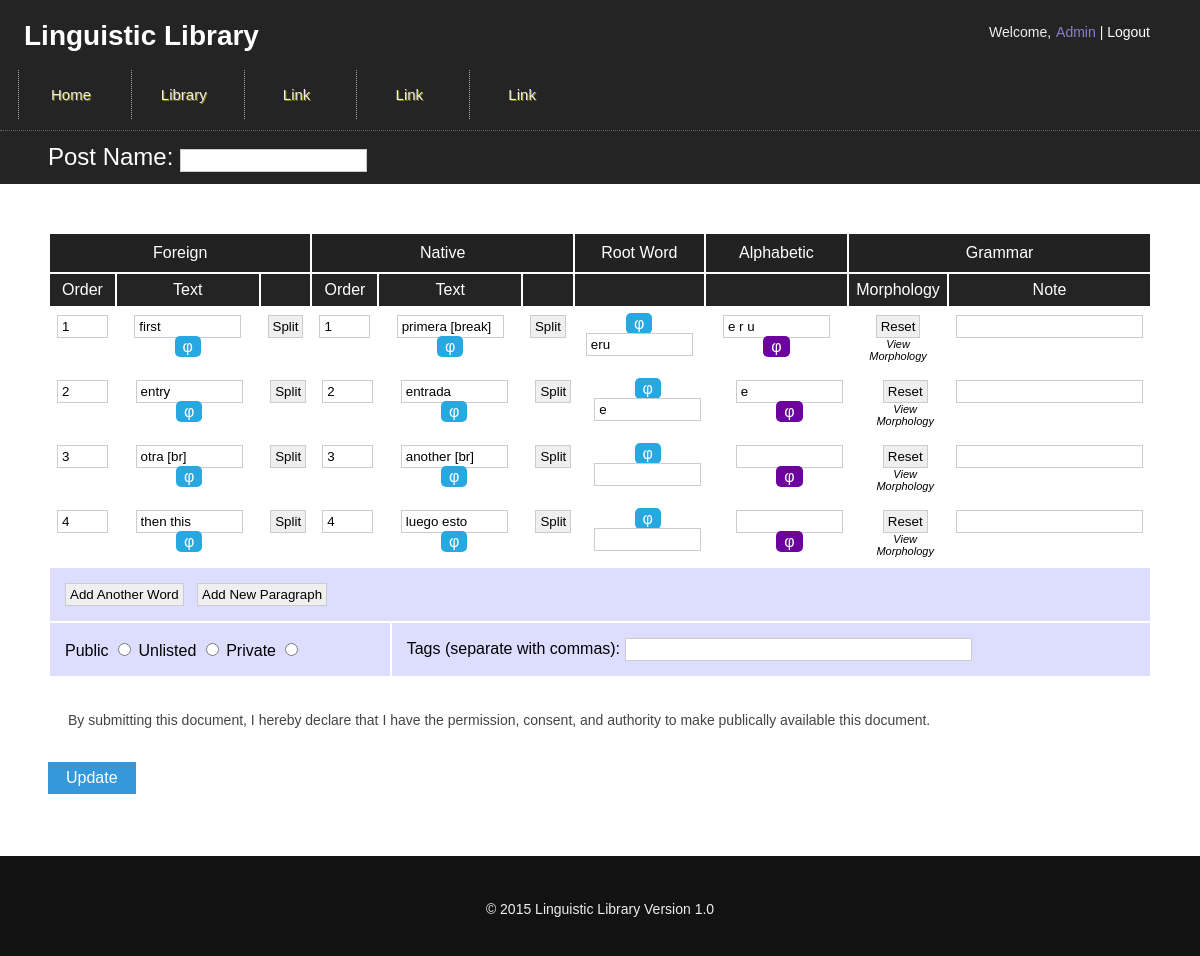
The app's page /add_new_entryedit.php?edit_id=25 (signed in) with its own data.
### tables this page shows
CREATE TABLE IF NOT EXISTS `graphics` (
  `id` int(11) NOT NULL AUTO_INCREMENT,
  `frontpage_background` varchar(255) NOT NULL,
  `banner_background` varchar(255) NOT NULL,
  `favicon` varchar(255) NOT NULL,
  `website_name` varchar(255) NOT NULL,
  `footer_html1` text NOT NULL,
  `footer_html2` text NOT NULL,
  `footer_html3` text NOT NULL,
  PRIMARY KEY (`id`)
);

CREATE TABLE IF NOT EXISTS `navigation_menu` (
  `id` int(11) NOT NULL AUTO_INCREMENT,
  `page_desc` varchar(30) NOT NULL,
  `page_name` varchar(50) NOT NULL,
  `is_page_display` enum('N','Y') NOT NULL,
  `page_order` int(1) NOT NULL,
  `url` text NOT NULL,
  PRIMARY KEY (`id`)
);

CREATE TABLE IF NOT EXISTS `add_new_entry` (
  `id` int(11) NOT NULL AUTO_INCREMENT,
  `post_id` int(11) NOT NULL,
  `sindarin_order` int(2) NOT NULL,
  `sindarin_text` varchar(255) NOT NULL,
  `english_order` int(2) NOT NULL,
  `english_text` varchar(255) NOT NULL,
  `root_word` varchar(255) NOT NULL,
  `sound` varchar(50) NOT NULL,
  `alphabetic` varchar(20) NOT NULL,
  `alphabetic_image` varchar(100) NOT NULL,
  `menu_id` varchar(255) NOT NULL,
  `annotation` varchar(255) NOT NULL,
  PRIMARY KEY (`id`)
);

CREATE TABLE IF NOT EXISTS `visibility` (
  `id` int(11) NOT NULL AUTO_INCREMENT,
  `page_desc` varchar(255) NOT NULL,
  `is_page_display` enum('Y','N') NOT NULL,
  `page_name` varchar(255) NOT NULL,
  PRIMARY KEY (`id`)
);

### web/includes/DbSql.inc.php (called while the page is built, shortened)
<?php
Class DBSQL
{
   function DBSQL($DB_NAME)
   {
	  global $DB_HOST,$DB_USER,$DB_PASS;
	  $conn=mysql_connect($DB_HOST,$DB_USER,$DB_PASS);
	  $this->CONN = $conn;
	  return true;
   }
   function select($sql="")
   {
	    $conn = $this->CONN;
	  $results = mysql_query($sql,$conn);
      $count = 0;
      $data = array();
      while ($row =@mysql_fetch_array($results)) {
         $data[$count] = $row;
         $count++;
      }
      return $data;
   }
}
?>

### web/includes/applicationTop.php (called while the page is built, shortened)
<?php
	$myvar	= explode("/",$_SERVER['PHP_SELF']);
	if(in_array("admin",$myvar) || in_array("publisher-admin",$myvar) || in_array("subscriber-admin",$myvar) || in_array("chat",$myvar) )
	{
		$root="../";
	}
	else
	{
		$root="";
	}
	include_once($root."includes/connectdb.php");
	include_once($root."includes/DbSql.inc.php");
	include_once($root."includes/PicSql.inc.php");
	$db		= new PicSQL($DB_NAME);
?>

### web/includes/PicSql.inc.php (called while the page is built, shortened)
<?php
Class PicSQL extends DBSQL
{
	function select_data($sql)
	{
		$result = $this->select($sql);
		return $result;
	}
}
?>

### web/add_new_entryedit.php (the view, shortened to what this page needs)
<?php
include_once('header.php');
include('templateclass/add_new_entry_manageredit.php');
$editid=$_GET['edit_id'];
	?>
<?php
if($editid!='')
{
    $btnsub="Update";
    $query_sql="select *from add_new_entry where post_id='$editid' ORDER BY sindarin_order,english_order";
	$query_res=$db->select_data($query_sql);
	$tot_word = count($query_res);
	$query_sql_p="select *from add_post where  id='$editid'";
	$query_res_p=$db->select_data($query_sql_p);
	$postname=$query_res_p[0]['post_name'];
	$access=$query_res_p[0]['accessibility'];
	$search_tag=$query_res_p[0]['search_tags'];
}
else
{
    $btnsub="Add";
}
?>
<link rel="stylesheet" type="text/css" href="js2/highslide/highslide.css" />
<?php
if(isset($_SESSION['author'])||isset($_SESSION['reader'])||isset($_SESSION['ADMIN_NAME']))
{
?>
<form name="add_entry" method="post" onsubmit="return validation();">
<div class="profile_title">Post Name: <input type="text" id="txt1" name="txt1" value="<?php echo $postname;?>"></div>
<div class="main_wrap">
<div class="entry_form">
					<?php
					  for($i=0;$i<$tot_word;$i++)
					  {
					  	$curr_id   =$query_res[$i]['id'];
					  	$synorder  =$query_res[$i]['sindarin_order'];
					  	$syntext   =$query_res[$i]['sindarin_text'];
						$engorder  =$query_res[$i]['english_order'];
						$engtext   =$query_res[$i]['english_text'];
						$rootword  =$query_res[$i]['root_word'];
						$alphabetic=$query_res[$i]['alphabetic'];
						$annotation=$query_res[$i]['annotation'];
						 ?>
			    <div id="main_tr_<?php echo $i; ?>" class="main_tr">
					<table>
					<thead>
				<tr class="head_title">
					<?php
						$query	   = "select page_name from visibility";
						$res_query = $db->select_data($query);
						$sindarin	=	$res_query[0]['page_name'];
						$english	=	$res_query[1]['page_name'];
					?>
					<td class="entry_td_top" colspan="3"><?php echo $sindarin;?></td>
					<td class="entry_td_top" colspan="3"><?php echo $english; ?></td>
					<td class="entry_td_top">Root Word</td>
					<td class="entry_td_top">Alphabetic</td>
					<td class="entry_td_top" colspan="2">Grammar</td>
				</tr>
				<tr class="head_order">
					<td class="entry_td2">Order</td>
					<td class="entry_td2" id="entry_td3">Text</td>
					<td class="entry_td2"> &nbsp; </td>
					<td class="entry_td2">Order</td>
					<td class="entry_td2" id="entry_td3">Text</td>
					<td class="entry_td2"> &nbsp; </td>
					<td class="entry_td2"> &nbsp; </td>
					<td class="entry_td2" id="entry_td3"> &nbsp; </td>
					<td class="entry_td2">Morphology</td>
					<td class="entry_td2">Note</td>
				</tr>
				</thead>
				<tbody>
					<tr>
					<td class="entry_td"><input type="text" size="3" name="synd_order[]" value="<?php echo $synorder;?>" ></td>
					<td class="entry_td" id="entry_td3"><input type="text" size="10" name="synd_text[]" class="synd_textcls" value="<?php echo $syntext;  ?>" >
					<a class='codex' href="#" onclick="return hs.htmlExpand(this, { contentId: 'highslide-html', objectType:'iframe',height:'300',width:'500'})">&phi;</a>
					</td>
					<td class="entry_td">
						<input type="button" name="syn_split" id="split" class="syn_split" value="Split" onclick="return add_row(this.value,this.id);" />
					</td>
					<td class="entry_td"><input type="text" size="3" name="eng_order[]"  value="<?php echo $engorder; ?>"></td>
					<td class="entry_td" id="entry_td3"><input type="text" size="10" name="eng_txt[]" class="eng_textcls" value="<?php echo $engtext;?>" >
					<a class="codex_2" href="#" onClick="return hs.htmlExpand(this, { contentId: 'highslide-html', objectType: 'iframe',height:'300',width:'500'})" >&phi;</a>
					</td>
					<td class="entry_td">
						<input type="button" name="eng_split" id="split" class="eng_split" value="Split" onclick="return add_row(this.value,this.id);" />
					</td>
					<td class="entry_td">
						<a class='codex_3' href="#" onclick="return hs.htmlExpand(this, { contentId: 'highslide-html', objectType:'iframe',height:'400',width:'620'})">&phi;</a>
						<input type="text" size="10" name="root_sty[]" class="root" onkeyup="return username_check(this.value,this.id);" value="<?php echo $rootword;?>">
				   </td>
					<td class="entry_td" id="entry_td3"><input type="text" size="10" name="alpha[]" class="alpha_cls" value="<?php echo $alphabetic;  ?>" >
				<a class="codex_1" href="#"   onClick="return hs.htmlExpand(this, { contentId: 'highslide-html', objectType:'iframe',height:'300',width:'500'})"  >&phi;</a>
						 </td>
					<td class="entry_td">
						<input type="button" value="Reset"  name="reset_sel" class="sel_reset" onclick="reset_this_menu(this.value,this.id,this.name)">
						<br/>
						<a href="view_morpho.php?id=<?php echo $curr_id;?>" class="view_morpho" name="view_morpho[]" onClick="return hs.htmlExpand(this, { contentId: 'highslide-html', objectType:'iframe',height:'300',width:'300'})">View Morphology</a>
					</td>
					<td class="entry_td"><input type="text" size="20" name="anno[]"  value="<?php echo $annotation; ?>" ></td>
				</tr>
				</tbody>
				 </table>
			  </div>
		<?php } ?>
			 <div id="clone_tr" style="width: 100%;overflow-x: scroll;">
			 </div>
			 <table class="main_tr">
				 <tr>
					<td class="entry_more" colspan="11">
						<input type="button" id="add_more" name="add_more" onclick="return add_more_row(0);" value="Add Another Word"> &nbsp;
						<input type="button" id="add_more" name="add_more" onclick="return add_more_paragraph(0);" value="Add New Paragraph">
					</td>
				 </tr>
				 <tr>
					<td class="entry_options" colspan="4">
						Public <input type="radio" id="rd1" value="public"
						<?php
						if($access=='Public')
						echo "checked";
						?>
						name="rd1">
						Unlisted <input type="radio" id="rd1" value="unlisted"
						<?php
						if($access=='Unlisted')
						echo "checked";
						?>
						name="rd1">
						Private <input type="radio" id="rd1" value="private"
						<?php
						if($access=='Private')
						echo "checked";
						?>
						name="rd1"></td>
					<td class="entry_options" colspan="7">Tags (separate with commas): <input type="text" size="40" id="searchtag" name="searchtag" value="<?php echo $search_tag?>"></td>
				 </tr>
			</table>
<p class="disclaimer">
By submitting this document, I hereby declare that I have the permission, consent, and authority to make publically available this document.
</p>
		<p align="left"><input type="submit" name="submit"  class="btn" value="<?php echo $btnsub;?>"  /></p>
	</form>
<?php }
else
{
	header("location:login.php");
}
 ?>
<?php include("footer.php");?>

### web/header.php (shortened to what this page needs)
<?php
include_once('includes/applicationTop.php');
	?>
<html><head>
<link rel="stylesheet" type="text/css" href="css/style_1.css">
<link rel="stylesheet" type="text/css" href="css/style_2column.css">
<link rel="stylesheet" href="css/style.css" />
<link rel="stylesheet" type="text/css" href="css/style_homepage.css">
</head>
<body>
<div class="main_wrap2 hwrap">
	<div class="headerbar">
		<?php
							 $sql="SELECT `website_name` FROM `graphics` where id=1";
							 $res =$db->select_data($sql);
							  $name =$res[0]['website_name'];
							 ?>
		<div class="website_name"><font color="white"><?php echo $name; ?></font></div>
		<?php
		if(isset($_SESSION['ADMIN_NAME'])&&isset($_SESSION['ADMIN_ID']))
		{
			$user_id=$_SESSION['ADMIN_NAME'];
			$user   =$_SESSION['ADMIN_ID'];
		}
        ?>
       <div class="nav" style="float: right;margin-right: 24px;">
        <ul class="nav navbar-nav">
		  <li <?php if($page_nm=="login"){?>class="active"<?php } ?>>
		  		<?php   if($user_id!=""||$user!=""){
		  	?>
   	   	 Welcome,
		 <li class="active"><div><a href="profile_update.php" style="color:#907ED1;"><?php echo  $user_id." ";?></a> |
		 <a href="logout.php" class="log" id="log"><font color="white">Logout</font></a></div></li>
		  	<?php }
		  	else
		  	{
				   ?><a href="login.php">Login</a><?php
			}   ?></li>
     </ul></div>
     <?php
		$query="select *from navigation_menu where is_page_display='Y' order by page_order";
		$query1=$db->select_data($query);
		?>
		<div class="menu_m">
		<?php
	    for($i=0;$i<count($query1);$i++)
		{
		?>
		<a class="menubtn" href="<?php echo $query1[$i]['url']?>"><?php echo $query1[$i]['page_name'];?></a>&nbsp;
		<?php } ?>
		</div>
	</div>
	</div>

### web/css/style_1.css (style rules this page uses)
html, body { height: 100%; min-height: 100%; }
body { margin: 0; font-family: Arial; font-size: 14px; background-color: #121212 !important; }
input { border:1px solid #ccc; padding: 3px 4px; }
a { text-decoration: none; color: #888; }
.website_name { position: absolute; top: 0; left: 0; color: #000; z-index: 2000; float: left; font-size: 28px; font-weight: bold; font-family: Arial; padding-top: 20px; padding-left: 2%; }
.main_wrap { width: 100%; height: 0px; }
.profile_title { width: 92%; background-color: #242424; padding: 1% 4%; font-size: 24px; color: white; border-top: 1px dotted #666; }
.menu_m { float: right; padding-right: 0px; padding-top: 30px; color: white; }
.btn { background-color: #3498DB; font-family: Arial; color: #FFF; font-size: 16px; padding: 7px 18px; text-decoration: none; border: none; cursor:pointer; }
.codex { border-radius: 5px; padding: 2px 8px; background-color: #27A8E1; color: #fff; }
a.codex:link { border-radius: 5px; padding: 2px 8px; background-color: #27A8E1; color: #fff; }
.codex_2 { border-radius: 5px; padding: 2px 8px; background-color: #27A8E1; color: #fff; }
a.codex_2:link { border-radius: 5px; padding: 2px 8px; background-color: #27A8E1; color: #fff; }
.codex_3 { border-radius: 5px; padding: 2px 8px; background-color: #27A8E1; color: #fff; }
a.codex_3:link { border-radius: 5px; padding: 2px 8px; background-color: #27A8E1; color: #fff; }
.codex_1 { border-radius: 5px; padding: 2px 8px; background-color: #6D039E; color: #fff; }
a.codex_1:link { border-radius: 5px; padding: 2px 8px; background-color: #6D039E; color: #fff; }
.entry_more { cursor: pointer; padding: 15px; background-color: #ddddff; }
.entry_form { float: left; width: 92%; min-height: 400px; background-color: #fff; padding: 4%; }
.entry_td_top { text-align:center; background-color: #222; padding: 10px; color: #fff; }
.entry_td { text-align: center; padding: 7px; vertical-align: top; }
.entry_td2 { text-align: center; padding: 7px; vertical-align: top; background-color: #242424; color: #fff; }
.entry_options { padding: 15px; background-color: #ddddff; }
.main_wrap2 { 90px; }
@media screen and (max-width: 1200px) { .website_name { position: relative; height: 40px; text-align: left; } }
@media screen and (max-width: 1200px) { .headerbar { height: 130px !important; } }
@media screen and (max-width: 1200px) { .main_wrap2 { height: 130px !important; } }

### web/css/style.css (style rules this page uses)
html, body { height: 100%; min-height: 100%; }
body { margin: 0; font-family: Arial; font-size: 14px; background:url(../images/body_imgs.png) no-repeat top center; }
a { text-decoration: none; color: #FCFCFC; transition : color 0.2s ease-in 0s; }
.main_wrap { width: 100%; height: 0px; }
ul.nav li { display: inline-block; margin-left:5px; }
.headerbar { float: left; width: 100%; }
.menu_m { position : absolute; left: 200px; color: white; margin-left: 188px; margin-top: -10px; z-index: 1; }
.navbar-nav { position: absolute !important; right: 30px !important; z-index: 200; }
.menubtn { border-left: 1px dotted #aaa; text-indent:0; display:inline-block; color:#ffffff; font-family:Arial; font-size:15px; font-weight:normal; font-style:normal; height:49px; line-height:49px; width:104px; text-decoration:none; text-align:center; text-shadow:1px 1px 0px #807805; }
@media screen and (max-width: 1200px) { .menu_m { position : absolute; left: 0px; color: white; margin-left: 18px !important; margin-top: 40px; padding-right: 0px !important; z-index: 1; } }

### web/css/style_homepage.css (style rules this page uses)
body { width: 100%; height: 100%; background-image: url('bg_1.png'); background-position: top center; background-repeat: no-repeat; background-size: 100% auto; margin: 0; font-family: Arial; font-size: 14px; color: #eee; }
a:link { text-decoration: none; color: #eee; }
.hwrap { height: 90px; }

### web/add_new_entryedit.php (style rules this page uses)
td { color:black; }
.main_tr { width:100%; }
#entry_td3 { min-width: 124px; }
a.view_morpho:link, a.view_morpho:visited { font-size: 11px; font-style: italic; color: black; }
.disclaimer { color: #444; padding: 20px; }

### records on screen
graphics: website_name "Linguistic Library"
navigation_menu: page_name "Home"
navigation_menu: page_name "Library"
navigation_menu: page_name "Link"
navigation_menu: page_name "Link"
navigation_menu: page_name "Link"
add_new_entry: visibility.page_name "Foreign", visibility.page_name "Native", sindarin_order "1", sindarin_text "first", english_order "1", english_text "primera [break]", root_word "eru", alphabetic "e r u"
add_new_entry: sindarin_order "2", sindarin_text "entry", english_order "2", english_text "entrada", root_word "e", alphabetic "e"
add_new_entry: sindarin_order "3", sindarin_text "otra [br]", english_order "3", english_text "another [br]"
add_new_entry: sindarin_order "4", sindarin_text "then this", english_order "4", english_text "luego esto"

### other values on screen
$user_id "Admin"
